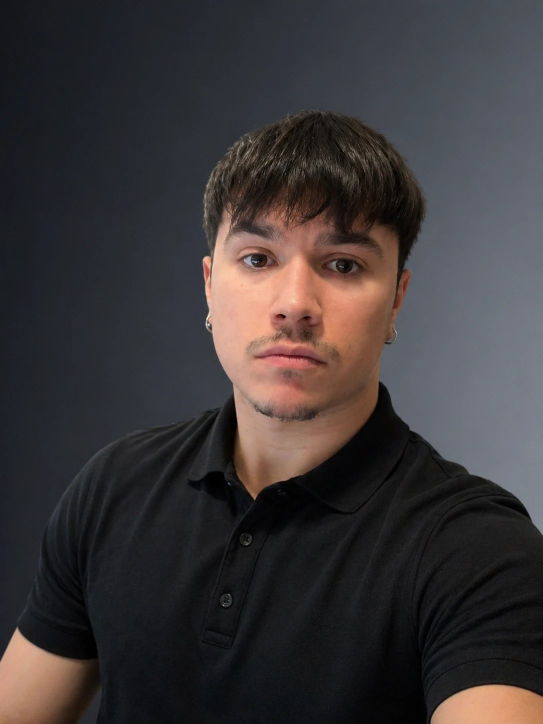
#> input picture foto-original.jpg, 1086 x 1448 px (shown at 1/2 size)
$ python ascii.py
#> lines starting #> are read from the running program, lines starting #| are printed output that depends on the picture; after the words box and inside, x2 and y2 are one past the last pixel; in counts of white or black regions, pixels touching at a corner belong together
#> in main, im is the input picture: PIL image 1086x1448 RGB; mean R, G, B 59.6, 55, 56.3
"""Convierte foto-original.jpg en arte ASCII (una versión para tema oscuro y otra para claro).

Se ejecuta a mano solo cuando cambia la foto: python ascii.py
"""
import numpy as np
from PIL import Image, ImageDraw, ImageFilter, ImageOps

COLS, ROWS = 90, 66  # con letra de 8 px; menos resolución y los ojos se pierden
CROP = (220, 180, 940, 1257)  # cabeza y hombros (x0, y0, x1, y1) sobre la foto original
RAMP = " .'`^\",:;Il!i><~+_-?][}{1)(|/tfjrxnuvczXYUJCLQ0OZmwqpdbkhao*#MW&8%B@$"


def person_mask(im):
    """Fondo = zona azulada (B > R) conectada al borde superior; el resto es la persona."""
    blur = im.filter(ImageFilter.GaussianBlur(4))
    r, _, b = blur.split()
    px_r, px_b = r.load(), b.load()
    w, h = im.size
#> w = 1086; h = 1448
    mask = Image.new("L", (w, h), 0)
#> mask: PIL image 1086x1448 L; every value is 0
    m = mask.load()
    for y in range(h):
        for x in range(w):
            if px_b[x, y] - px_r[x, y] >= 5:
                m[x, y] = 128
    for seed in [(x, 2) for x in range(0, w, 40)] + [(2, y) for y in range(0, 700, 40)] + [(w - 3, y) for y in range(0, 900, 40)]:
        if mask.getpixel(seed) == 128:
            ImageDraw.floodfill(mask, seed, 255)
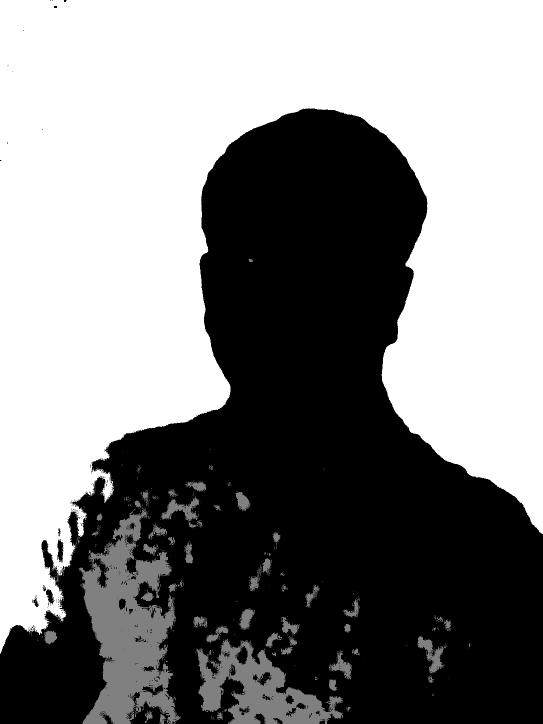
#> mask: PIL image 1086x1448 L (shown at 1/2 size); min 0, max 255, mean 133.4
    bg = mask.point(lambda v: 255 if v == 255 else 0)
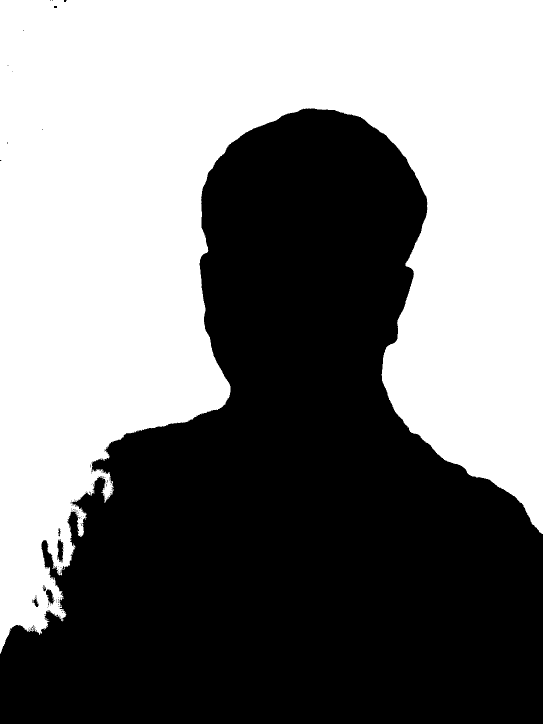
#> bg: PIL image 1086x1448 L (shown at 1/2 size); 49.6% white; 1 white region, box (x1, y1, x2, y2) and area: (0, 0, 1086, 1308) 780732
    bg = bg.filter(ImageFilter.MinFilter(9)).filter(ImageFilter.MaxFilter(9))  # suaviza bordes
#> bg: PIL image 1086x1448 L; 49.5% white; 6 white regions, box (x1, y1, x2, y2) and area: (0, 0, 1086, 1298) 776771, (97, 1206, 122, 1228) 414, (209, 970, 222, 992) 252, (156, 1038, 166, 1047) 90, (158, 1024, 167, 1033) 81, (157, 1051, 166, 1060) 81
    return ImageOps.invert(bg)


def to_ascii(gray, mask, invert):
    out = []
    g, mk = gray.load(), mask.load()
    for y in range(ROWS):
        row = ""
        for x in range(COLS):
            if mk[x, y] < 128:
                row += " "
                continue
            v = g[x, y] / 255
            if invert:
                v = 1 - v
            v = 0.08 + 0.92 * v  # mínimo de densidad para que la silueta se vea
            row += RAMP[min(len(RAMP) - 1, int(v * (len(RAMP) - 1)))]
        out.append(row.rstrip())
    return "\n".join(out) + "\n"


def main():
    im = Image.open("foto-original.jpg").convert("RGB")
    mask = person_mask(im).crop(CROP).resize((COLS, ROWS), Image.BILINEAR)
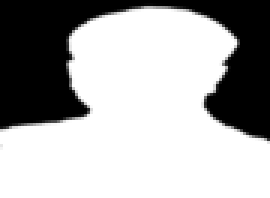
#> mask: PIL image 90x66 L (shown 3 times larger); min 0, max 255, mean 171
    gray = ImageOps.grayscale(im.crop(CROP))
    # normaliza la luz localmente: la mitad derecha de la cara está en sombra y el ojo se perdía
    a = np.asarray(gray, float)
    local = a / (np.asarray(gray.filter(ImageFilter.GaussianBlur(45)), float) + 20)
    a = 0.5 * local / np.percentile(local, 99) + 0.5 * a / 255
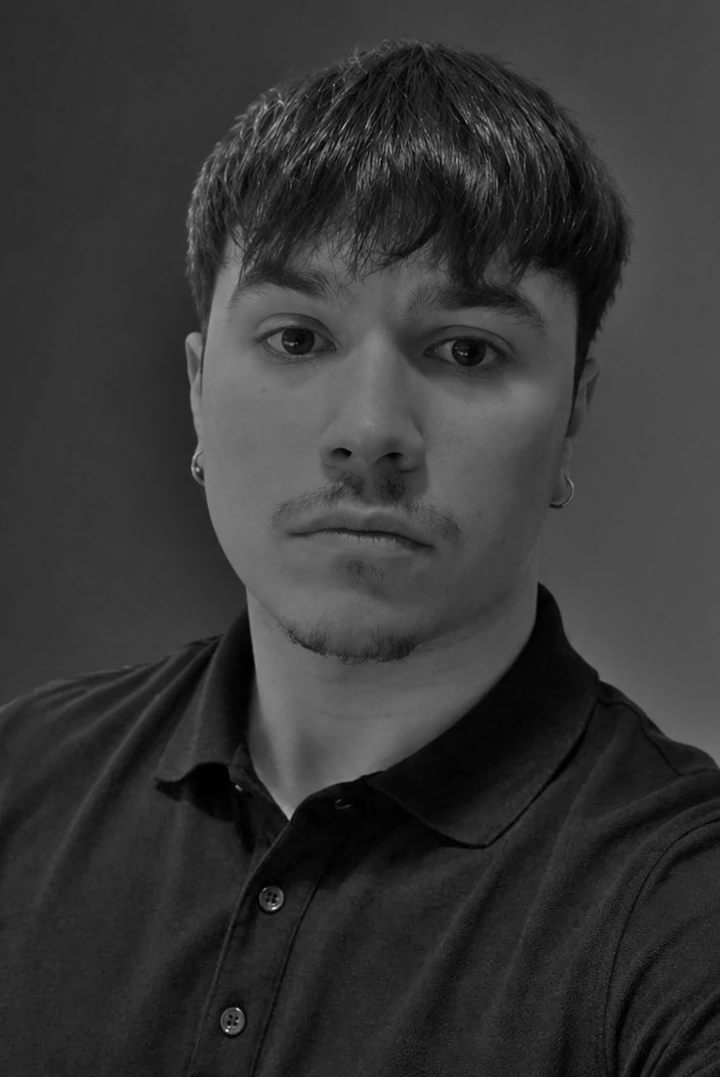
#> a: shape (1077, 720) float64; min 0, max 1.76, mean 0.379; drawn with min black and max white
    gray = Image.fromarray(np.clip(a * 255, 0, 255).astype("uint8"))
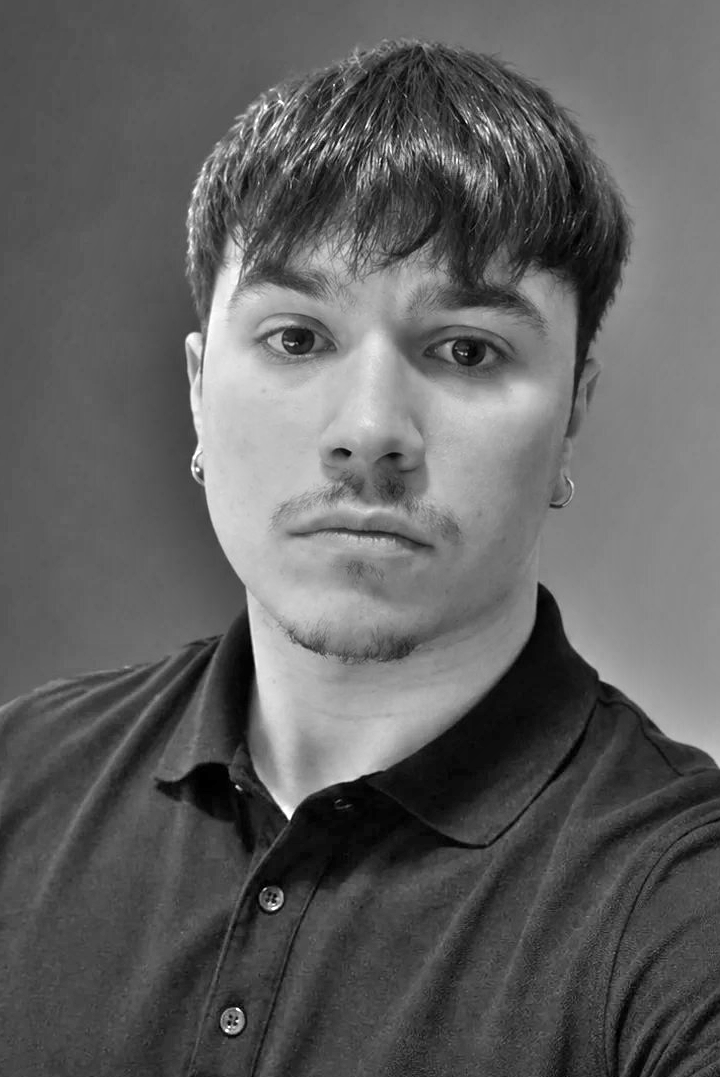
#> gray: PIL image 720x1077 L; min 0, max 255, mean 96.1
    gray = ImageOps.autocontrast(gray, cutoff=1).point(lambda v: int(255 * (v / 255) ** 1.4))
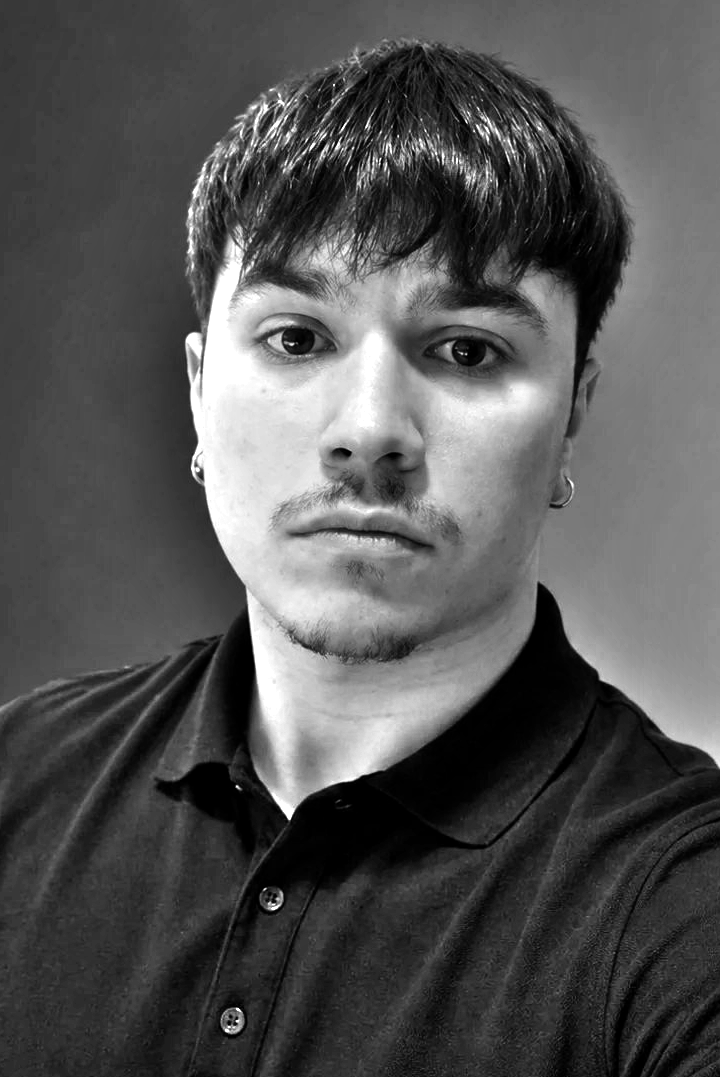
#> gray: PIL image 720x1077 L; min 0, max 255, mean 83.7
    gray = gray.filter(ImageFilter.UnsharpMask(3, 160, 0)).resize((COLS, ROWS), Image.LANCZOS)
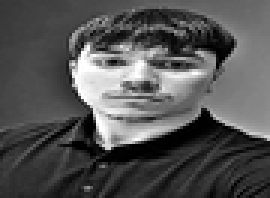
#> gray: PIL image 90x66 L (shown 3 times larger); min 0, max 255, mean 84
    with open("ascii_dark.txt", "w", encoding="utf-8") as f:
        f.write(to_ascii(gray, mask, invert=False))
#> after the loop in to_ascii, `for y in range(ROWS):`: out = 66 items
    with open("ascii_light.txt", "w", encoding="utf-8") as f:
        f.write(to_ascii(gray, mask, invert=True))


if __name__ == "__main__":
    main()
